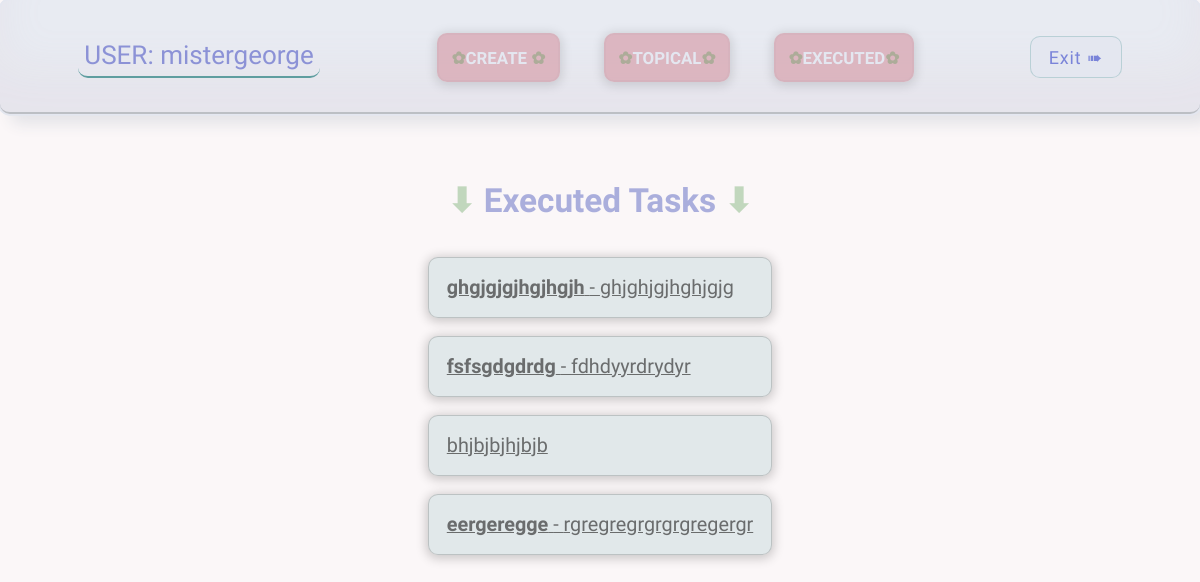
The app's page /todo/completed/ (signed in), older data.
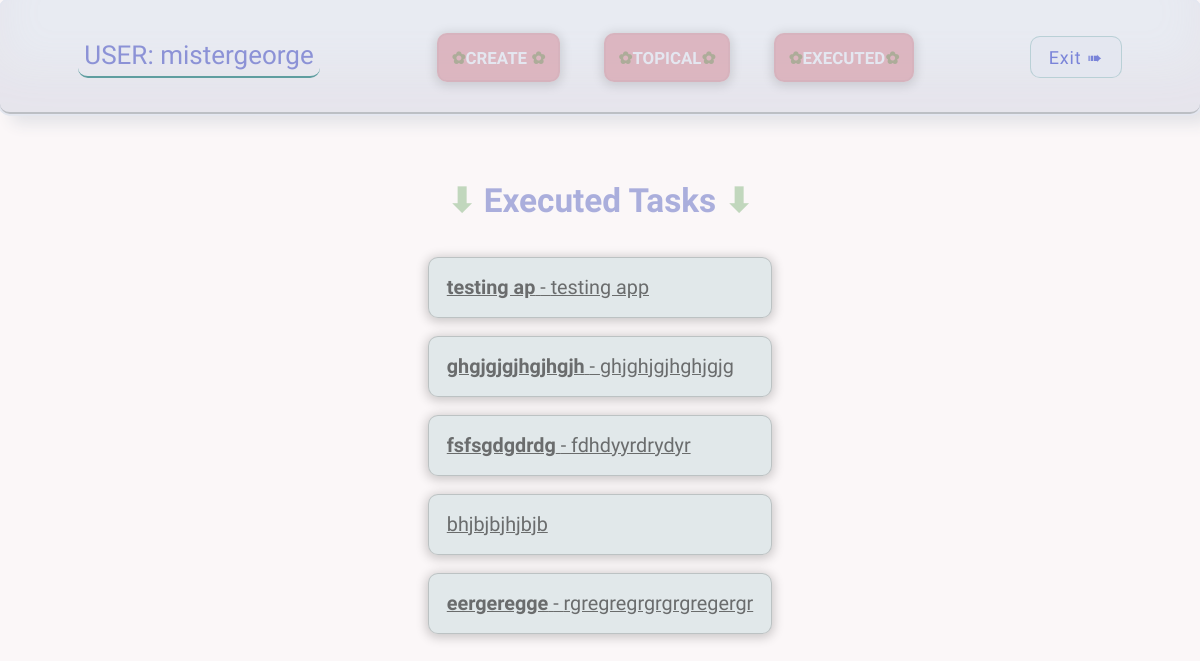
The same page, newer data.
### todo/models.py (models this page shows, shortened)
class Todo(models.Model):
    title = models.CharField(max_length=100)
    memo = models.TextField(blank=True)
    created = models.DateTimeField(auto_now_add=True)
    date_completed = models.DateTimeField(blank=True, null=True)
    important = models.BooleanField(default=False)
    user = models.ForeignKey(User, on_delete=models.CASCADE)

### todo/views.py (the view)
# urls.py: path('completed/', views.completed, name='completed'),
def completed(request):
    todos = Todo.objects.filter(user=request.user, date_completed__isnull=False).order_by('-date_completed')
    return render(request, 'todo/completed.html', {'todos': todos})

### todo/templates/todo/completed.html (shortened to what this page needs)
{% extends 'todo/home.html' %}
{% block content %}
<h1 style="transform:translateY(-100%); transition: ease-in-out 1s"> <span class="flower">&#11015</span>  Executed Tasks <span class="flower">&#11015</span></h1>
<ul style="transform:translateY(100%); transition: ease-in-out 1s">
    {% for todo in todos  %}
    <li>
        <a href="#">
            {% if todo.important %}
            <b>{{ todo.title }}</b>
            {% else %}
            {{ todo.title }}
            {% endif %}
            {% if todo.memo %}
            - {{ todo.memo }}
            {% endif %}
        </a>
    </li>
    {% endfor %}
</ul>
{% endblock %}

Row changes from the older to the newer data that the page shows:
added Todo: title "testing ap", memo "testing app"
